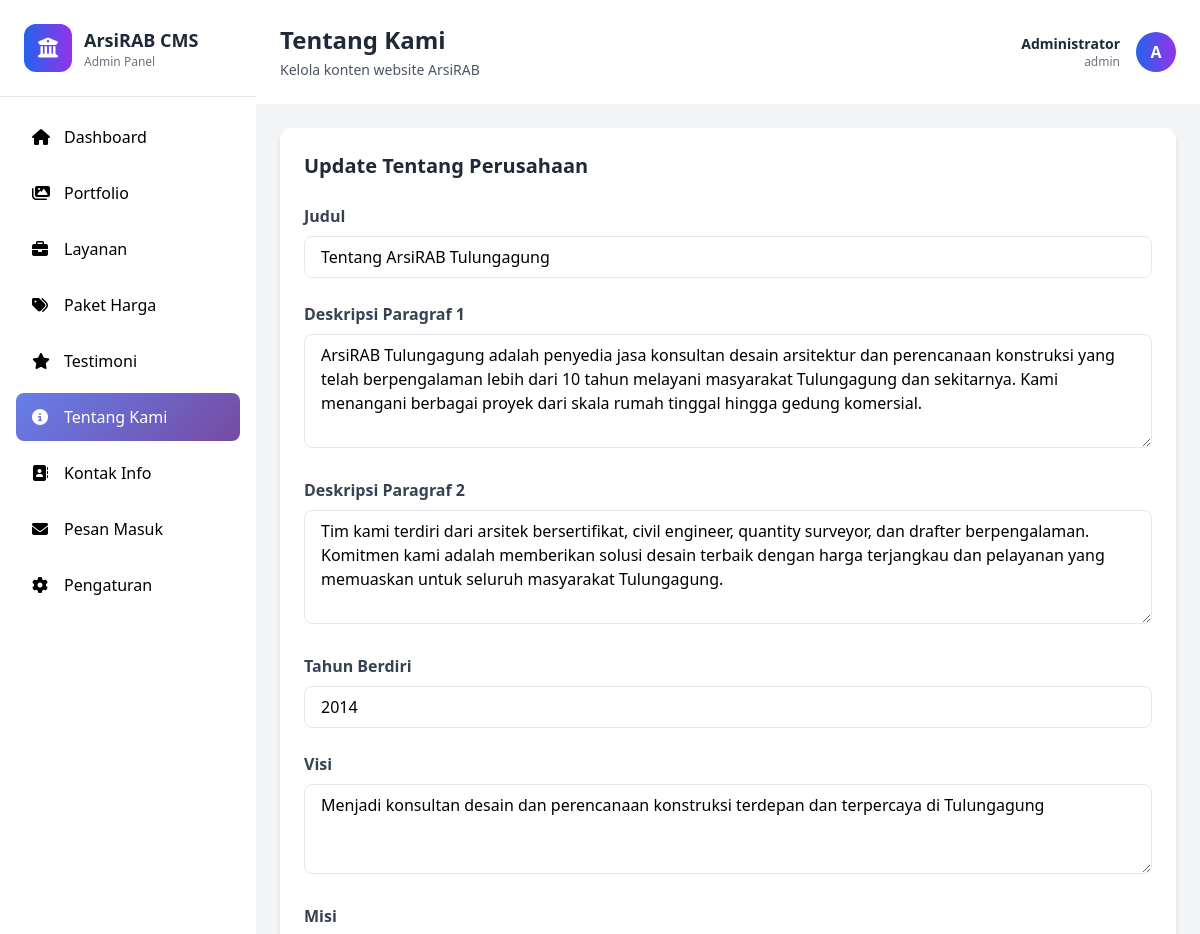
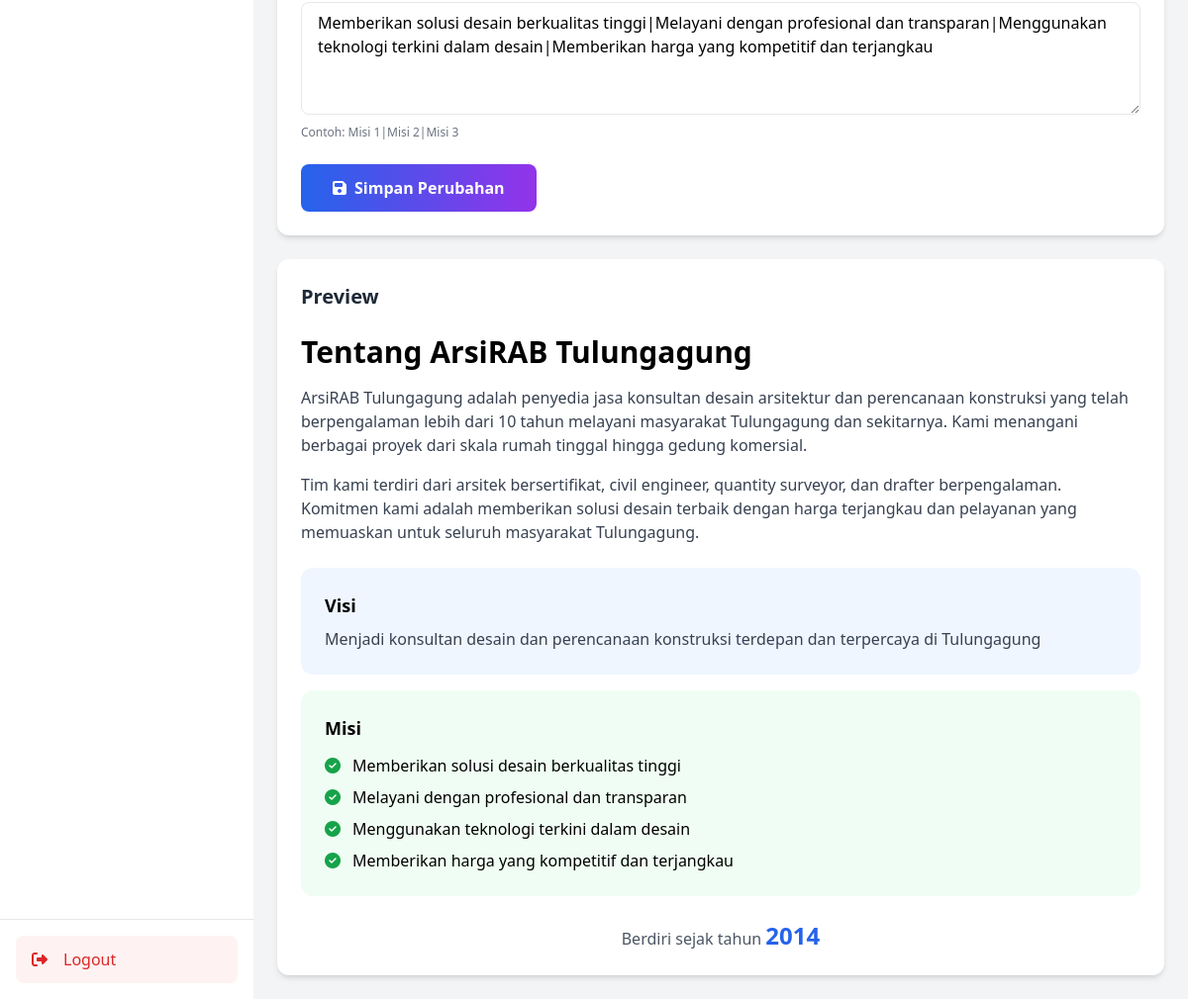
The page /admin/tentang.php (signed in) on the database its author committed (2 pictures, top to bottom).
### tables this page shows
CREATE TABLE IF NOT EXISTS tentang (
    id INT PRIMARY KEY AUTO_INCREMENT,
    judul VARCHAR(200) NOT NULL,
    deskripsi_1 TEXT,
    deskripsi_2 TEXT,
    gambar VARCHAR(255),
    tahun_berdiri YEAR,
    visi TEXT,
    misi TEXT,
    updated_at TIMESTAMP DEFAULT CURRENT_TIMESTAMP ON UPDATE CURRENT_TIMESTAMP
);

### admin/tentang.php (the view, shortened to what this page needs)
<?php
include 'header.php';
$conn = getConnection();
$stmt = $conn->query("SELECT * FROM tentang WHERE id = 1");
$tentang = $stmt->fetch();
?>
<div class="bg-white rounded-xl shadow-md p-6">
    <h3 class="text-xl font-bold text-gray-800 mb-6">Update Tentang Perusahaan</h3>
    <form method="POST" class="space-y-6">
        <div>
            <label class="block text-gray-700 font-semibold mb-2">Judul</label>
            <input type="text" name="judul" required
                   value="<?= $tentang['judul'] ?? '' ?>"
                   class="w-full px-4 py-2 border rounded-lg focus:outline-none focus:ring-2 focus:ring-blue-500">
        </div>
        <div>
            <label class="block text-gray-700 font-semibold mb-2">Deskripsi Paragraf 1</label>
            <textarea name="deskripsi_1" rows="4" required
                      class="w-full px-4 py-2 border rounded-lg focus:outline-none focus:ring-2 focus:ring-blue-500"><?= $tentang['deskripsi_1'] ?? '' ?></textarea>
        </div>
        <div>
            <label class="block text-gray-700 font-semibold mb-2">Deskripsi Paragraf 2</label>
            <textarea name="deskripsi_2" rows="4" required
                      class="w-full px-4 py-2 border rounded-lg focus:outline-none focus:ring-2 focus:ring-blue-500"><?= $tentang['deskripsi_2'] ?? '' ?></textarea>
        </div>
        <div>
            <label class="block text-gray-700 font-semibold mb-2">Tahun Berdiri</label>
            <input type="number" name="tahun_berdiri" min="1900" max="2099"
                   value="<?= $tentang['tahun_berdiri'] ?? date('Y') ?>"
                   class="w-full px-4 py-2 border rounded-lg focus:outline-none focus:ring-2 focus:ring-blue-500">
        </div>
        <div>
            <label class="block text-gray-700 font-semibold mb-2">Visi</label>
            <textarea name="visi" rows="3"
                      class="w-full px-4 py-2 border rounded-lg focus:outline-none focus:ring-2 focus:ring-blue-500"><?= $tentang['visi'] ?? '' ?></textarea>
        </div>
        <div>
            <label class="block text-gray-700 font-semibold mb-2">Misi</label>
            <textarea name="misi" rows="4"
                      class="w-full px-4 py-2 border rounded-lg focus:outline-none focus:ring-2 focus:ring-blue-500"
                      placeholder="Pisahkan setiap misi dengan tanda | (pipe)"><?= $tentang['misi'] ?? '' ?></textarea>
            <p class="text-xs text-gray-500 mt-1">Contoh: Misi 1|Misi 2|Misi 3</p>
        </div>
        <button type="submit"
                class="bg-gradient-to-r from-blue-600 to-purple-600 text-white px-8 py-3 rounded-lg font-semibold hover:shadow-lg transition">
            <i class="fas fa-save mr-2"></i>Simpan Perubahan
        </button>
    </form>
</div>
<div class="bg-white rounded-xl shadow-md p-6 mt-6">
    <h3 class="text-xl font-bold text-gray-800 mb-6">Preview</h3>
    <div class="prose max-w-none">
        <h2 class="text-3xl font-bold mb-4"><?= $tentang['judul'] ?? '' ?></h2>
        <p class="text-gray-700 mb-4"><?= $tentang['deskripsi_1'] ?? '' ?></p>
        <p class="text-gray-700 mb-6"><?= $tentang['deskripsi_2'] ?? '' ?></p>
        <?php if ($tentang['visi']): ?>
        <div class="bg-blue-50 p-6 rounded-xl mb-4">
            <h3 class="font-bold text-lg mb-2">Visi</h3>
            <p class="text-gray-700"><?= $tentang['visi'] ?></p>
        </div>
        <?php endif; ?>
        <?php if ($tentang['misi']): ?>
        <div class="bg-green-50 p-6 rounded-xl">
            <h3 class="font-bold text-lg mb-3">Misi</h3>
            <ul class="space-y-2">
                <?php
                $misis = explode('|', $tentang['misi']);
                foreach ($misis as $misi):
                ?>
                <li class="flex items-start">
                    <i class="fas fa-check-circle text-green-600 mr-3 mt-1"></i>
                    <span><?= trim($misi) ?></span>
                </li>
                <?php endforeach; ?>
            </ul>
        </div>
        <?php endif; ?>
        <?php if ($tentang['tahun_berdiri']): ?>
        <div class="mt-6 text-center">
            <p class="text-gray-600">Berdiri sejak tahun <strong class="text-blue-600 text-2xl"><?= $tentang['tahun_berdiri'] ?></strong></p>
        </div>
        <?php endif; ?>
    </div>
</div>
<?php include 'footer.php'; ?>

### rows shown on the page
tentang: judul "Tentang ArsiRAB Tulungagung", deskripsi_1 "ArsiRAB Tulungagung adalah penyedia jasa konsultan desain arsitektur dan perencanaan konstruksi yang telah berpengalaman lebih dari 10 tahun melayani masyarakat Tulungagung dan sekitarnya. Kami menangani berbagai proyek dari skala rumah tinggal hingga gedung komersial.", deskripsi_2 "Tim kami terdiri dari arsitek bersertifikat, civil engineer, quantity surveyor, dan drafter berpengalaman. Komitmen kami adalah memberikan solusi desain terbaik dengan harga terjangkau dan pelayanan yang memuaskan untuk seluruh masyarakat Tulungagung.", tahun_berdiri "2014", visi "Menjadi konsultan desain dan perencanaan konstruksi terdepan dan terpercaya di Tulungagung", misi "Memberikan solusi desain berkualitas tinggi|Melayani dengan profesional dan transparan|Menggunakan teknologi terkini dalam desain|Memberikan harga yang kompetitif dan terjangkau", misi "Memberikan solusi desain berkualitas tinggi", misi "Melayani dengan profesional dan transparan", misi "Menggunakan teknologi terkini dalam desain", misi "Memberikan harga yang kompetitif dan terjangkau"

### other values the page prints
$page_title "Tentang Kami"
$_SESSION['admin_nama'] "Administrator"
$_SESSION['admin_username'] "admin"
substr($_SESSION['admin_nama'] ?? 'A', 0, 1) "A"
